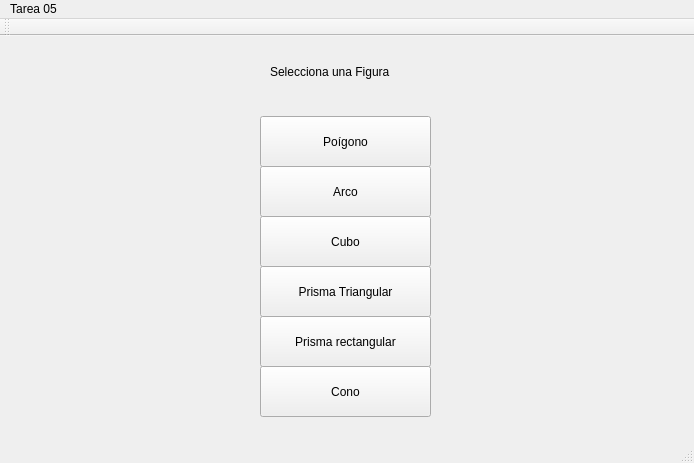
<?xml version="1.0" encoding="UTF-8"?>
<ui version="4.0">
 <class>MainWindow</class>
 <widget class="QMainWindow" name="MainWindow">
  <property name="geometry">
   <rect>
    <x>0</x>
    <y>0</y>
    <width>694</width>
    <height>463</height>
   </rect>
  </property>
  <property name="windowTitle">
   <string>MainWindow</string>
  </property>
  <widget class="QWidget" name="centralWidget">
   <widget class="QPushButton" name="pushButton">
    <property name="geometry">
     <rect>
      <x>260</x>
      <y>80</y>
      <width>171</width>
      <height>51</height>
     </rect>
    </property>
    <property name="text">
     <string>Poígono</string>
    </property>
   </widget>
   <widget class="QPushButton" name="pushButton_2">
    <property name="geometry">
     <rect>
      <x>260</x>
      <y>130</y>
      <width>171</width>
      <height>51</height>
     </rect>
    </property>
    <property name="text">
     <string>Arco</string>
    </property>
   </widget>
   <widget class="QPushButton" name="pushButton_3">
    <property name="geometry">
     <rect>
      <x>260</x>
      <y>180</y>
      <width>171</width>
      <height>51</height>
     </rect>
    </property>
    <property name="text">
     <string>Cubo</string>
    </property>
   </widget>
   <widget class="QPushButton" name="pushButton_4">
    <property name="geometry">
     <rect>
      <x>260</x>
      <y>230</y>
      <width>171</width>
      <height>51</height>
     </rect>
    </property>
    <property name="text">
     <string>Prisma Triangular</string>
    </property>
   </widget>
   <widget class="QLabel" name="label">
    <property name="geometry">
     <rect>
      <x>270</x>
      <y>20</y>
      <width>181</width>
      <height>31</height>
     </rect>
    </property>
    <property name="text">
     <string>Selecciona una Figura</string>
    </property>
   </widget>
   <widget class="QPushButton" name="pushButton_5">
    <property name="geometry">
     <rect>
      <x>260</x>
      <y>280</y>
      <width>171</width>
      <height>51</height>
     </rect>
    </property>
    <property name="text">
     <string>Prisma rectangular</string>
    </property>
   </widget>
   <widget class="QPushButton" name="pushButton_6">
    <property name="geometry">
     <rect>
      <x>260</x>
      <y>330</y>
      <width>171</width>
      <height>51</height>
     </rect>
    </property>
    <property name="text">
     <string>Cono</string>
    </property>
   </widget>
  </widget>
  <widget class="QMenuBar" name="menuBar">
   <property name="geometry">
    <rect>
     <x>0</x>
     <y>0</y>
     <width>694</width>
     <height>22</height>
    </rect>
   </property>
   <widget class="QMenu" name="menuTarea_05">
    <property name="title">
     <string>Tarea 05</string>
    </property>
   </widget>
   <addaction name="menuTarea_05"/>
  </widget>
  <widget class="QToolBar" name="mainToolBar">
   <attribute name="toolBarArea">
    <enum>TopToolBarArea</enum>
   </attribute>
   <attribute name="toolBarBreak">
    <bool>false</bool>
   </attribute>
  </widget>
  <widget class="QStatusBar" name="statusBar"/>
 </widget>
 <layoutdefault spacing="6" margin="11"/>
 <resources/>
 <connections/>
</ui>
